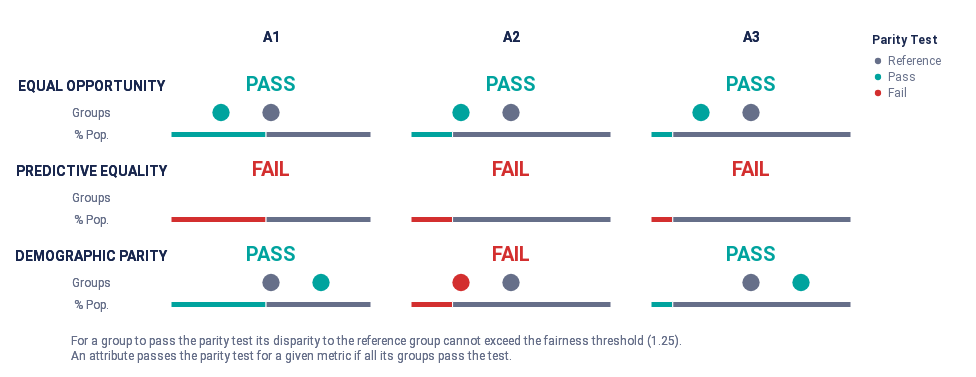

Notebook cell for this chart:
### Code cell
audit_severe_undersampling.summary_plot(["tpr", "fpr", "pprev"])
